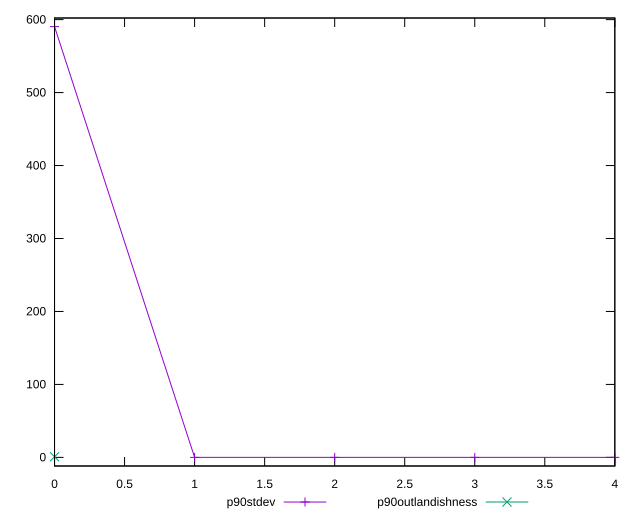

Here is the gnuplot script that generated this plot:
reset

$p90Stdev <<EOF
0 590.3983578803409
1 0
2 0
3 0
4 0
EOF

$p90Outlandishness <<EOF
0 0.8626244698020357
EOF

set key outside below
set xrange [0:4]
set yrange [-11.807967157606818:602.2063250379477]
set trange [-11.807967157606818:602.2063250379477]
set terminal svg size 640, 520 enhanced background rgb 'white'
set output "report_00009_2021-02-08T22-37-41.559Z/offscreen-images/progression/stddev.svg"

plot $p90Stdev title "p90stdev" with linespoints, \
     $p90Outlandishness title "p90outlandishness" with linespoints

reset
